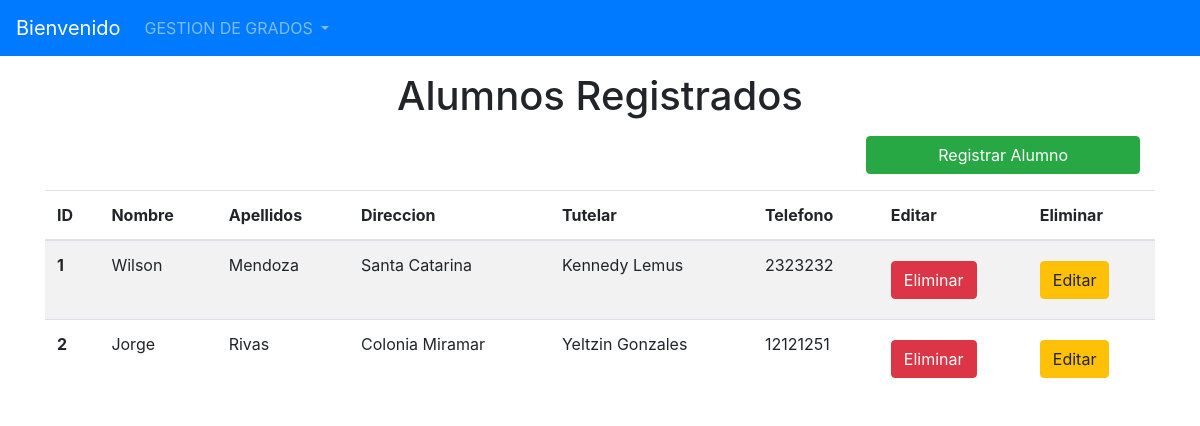
The app's page /listarAlumnos/ with its own data.
### Models/Alumno/models.py (models this page shows, shortened)
class Alumno(models.Model):
    id_alumno= models.AutoField(primary_key=True)
    Nombre =  models.CharField(max_length=30)
    Apellido = models.CharField(max_length=30)
    Direccion = models.CharField(max_length=30)
    Tutelar = models.CharField(max_length=30)
    Telefono= models.IntegerField()

### Models/Alumno/views.py (the view)
# urls.py: path("listarAlumnos/", FormularioAlumnoView.listar_alumnos, name='listarAlumnos'),
    def listar_alumnos(request):
        alumnos = Alumno.objects.all()
        return render(request, "ListaAlumnos.html",{"lb_alumnos": alumnos})

### Templates/ListaAlumnos.html (shortened to what this page needs)
{% extends 'index.html' %}
{% block content  %}
    <h1 align="center">Alumnos Registrados</h1>
        <div class="row col-12 justify-content-end mb-2 pr-0">
        <a class="btn btn-success col-md-3" href="{% url 'registrarAlumno' %}">Registrar Alumno</a>
        </div>
<table class="table table-striped">
  <thead>
    <tr>
      <th scope="col">ID</th>
      <th scope="col">Nombre</th>
      <th scope="col">Apellidos</th>
      <th scope="col">Direccion</th>
        <th scope="col">Tutelar</th>
        <th scope="col">Telefono</th>
        <th scope="col">Editar</th>
        <th scope="col">Eliminar</th>
    </tr>
  </thead>
  <tbody>
  {% for alumno in lb_alumnos %}
     <tr>
      <th scope="row">{{ alumno.id_alumno }}</th>
      <td>{{ alumno.Nombre }}</td>
      <td>{{alumno.Apellido}}</td>
      <td>{{alumno.Direccion}}</td>
      <td>{{alumno.Tutelar}}</td>
      <td>{{alumno.Telefono}}</td>
      <td>
                            <a href="{% url 'ELIMINARALUMNO' alumno.pk %}" class="btn btn-danger btn-icon-split">
                                <span class="text">Eliminar</span>
                            </a>
      </td>
      <td>
                            <a href="{% url 'MODIFICARALUMNO' alumno.pk %}" class="btn btn-warning btn-icon-split">
                                <span class="text">Editar</span>
                            </a>
                        </td>
  {% endfor %}
  </tbody>
</table>
{% endblock %}

### records on screen
Alumno: id_alumno "1", Nombre "Wilson", Apellido "Mendoza", Direccion "Santa Catarina", Tutelar "Kennedy Lemus", Telefono "2323232"
Alumno: id_alumno "2", Nombre "Jorge", Apellido "Rivas", Direccion "Colonia Miramar", Tutelar "Yeltzin Gonzales", Telefono "12121251"
